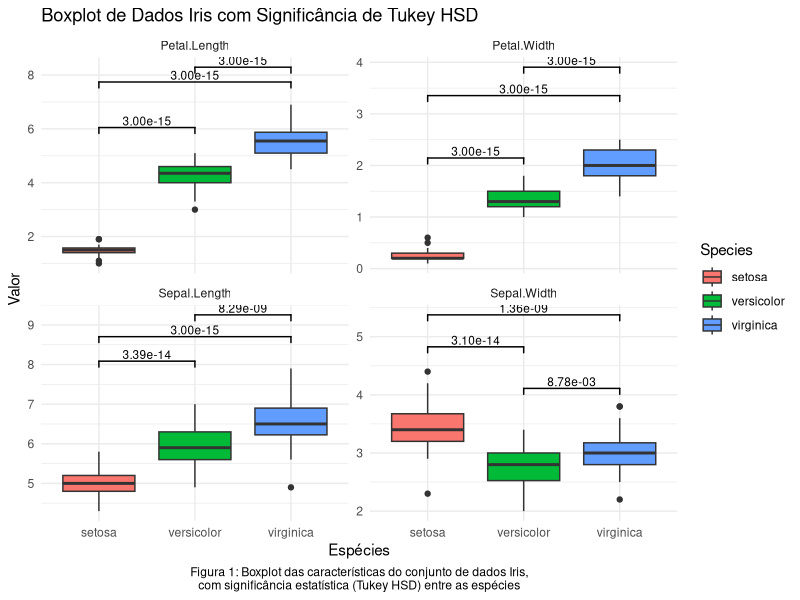

The R source for this figure:
## Configurar ambiente

# Carregar as bibliotecas necessárias para visualização e manipulação de dados
library('ggplot2')      # Criação de gráficos
library('tidyverse')    # Conjunto de pacotes para manipulação e visualização de dados
library('knitr')        # Para exibir tabelas formatadas
library('flextable')    # Para estilizar tabelas
library('officer')      # Para estilizar tabelas
library('ggsignif')     # Para adicionar anotações de significância aos gráficos

# Carregar o conjunto de dados Iris no R
iris <- readxl::read_excel('./iris.xlsx')

# Gerar estatísticas descritivas para o conjunto de dados Iris
summary(iris)  # Exibe um resumo das estatísticas básicas do conjunto de dados Iris

# Calcular média e desvio padrão para cada característica por espécie
iris_stats <- iris %>%
  group_by(Species) %>%  # Agrupar os dados por espécie
  summarise(
    # Calcular e formatar média e desvio padrão para cada característica
    S.Length_mean_sd = paste0(round(mean(Sepal.Length), 2), " (+/- ", round(sd(Sepal.Length), 2), ")"),
    S.Width_mean_sd = paste0(round(mean(Sepal.Width), 2), " (+/- ", round(sd(Sepal.Width), 2), ")"),
    P.Length_mean_sd = paste0(round(mean(Petal.Length), 2), " (+/- ", round(sd(Petal.Length), 2), ")"),
    P.Width_mean_sd = paste0(round(mean(Petal.Width), 2), " (+/- ", round(sd(Petal.Width), 2), ")")
  )

# Exibir a tabela de estatísticas com formatação usando flextable
flextable(iris_stats) %>% 
  fontsize(part = 'header', size = 8) %>% 
  fontsize(part = 'body', size = 8) %>% 
  set_caption('Tabela 1: Estatísticas descritivas (média e desvio padrão) das características do conjunto de dados Iris, agrupadas por espécie.',
              fp_p = fp_text(font.size = 8)) %>%
  autofit()


# Realizar análise estatística no conjunto de dados Iris
# Inicializar um dataframe vazio para armazenar os resultados do teste de Tukey HSD
tukey_results_all <- data.frame()

# Inicializar um dataframe vazio para armazenar os resultados da ANOVA
anova_results_all <- data.frame()

# Loop sobre as primeiras 4 colunas (Sepal.Length, Sepal.Width, Petal.Length, Petal.Width)
for (c in colnames(iris[, 1:4])) {
  
  # Realizar ANOVA para a característica atual (c) para verificar diferenças entre as espécies
  aov_result <- aov(as.formula(paste(c, "~ Species")), data = iris)
  
  # Extrair o resumo da ANOVA
  anova_summary <- summary(aov_result)[[1]]
  
  # Converter o resumo da ANOVA para um dataframe para melhor manipulação e exibição
  anova_df <- as.data.frame(anova_summary)
  
  # Arredondar os valores numéricos (soma dos quadrados, quadrado médio e valor de F) para 2 casas decimais
  anova_df$`Sum Sq` <- round(anova_df$`Sum Sq`, 2)
  anova_df$`Mean Sq` <- round(anova_df$`Mean Sq`, 2)
  anova_df$`F value` <- round(anova_df$`F value`, 2)
  
  # Formatar os valores-p em notação científica para facilitar a leitura
  anova_df$`Pr(>F)` <- formatC(anova_df$`Pr(>F)`, format = "e", digits = 2)
  
  # Adicionar o nome da característica (Sepal.Length, Sepal.Width, etc.) como uma nova coluna
  anova_df$Characteristic <- c
  
  # Adicionar os nomes das linhas (Species e Residuals) como uma nova coluna para identificá-los no dataframe
  anova_df$Source <- rownames(anova_df)
  
  # Redefinir os nomes das linhas para evitar problemas de indexação no dataframe
  rownames(anova_df) <- NULL
  
  # Anexar o resultado desta característica ao dataframe principal de ANOVA
  anova_results_all <- rbind(anova_results_all, anova_df)
  
  # Realizar o teste post-hoc de Tukey HSD para comparar os pares de espécies
  tukey_result <- TukeyHSD(aov_result)
  
  # Converter o resultado do Tukey HSD em um dataframe para melhor manipulação e exibição
  tukey_df <- as.data.frame(tukey_result$Species)
  
  # Arredondar as colunas numéricas (diferença, limites inferior e superior) para 2 casas decimais
  tukey_df$diff <- round(tukey_df$diff, 2)
  tukey_df$lwr <- round(tukey_df$lwr, 2)
  tukey_df$upr <- round(tukey_df$upr, 2)
  
  # Formatar os valores-p ajustados em notação científica
  tukey_df$`p adj` <- formatC(tukey_df$`p adj`, format = "e", digits = 2)
  
  # Adicionar o nome da característica como uma nova coluna
  tukey_df$Characteristic <- c
  
  # Adicionar os nomes das comparações de espécies (ex: 'versicolor-setosa') como uma nova coluna
  tukey_df$Comparison <- rownames(tukey_df)
  
  # Redefinir os nomes das linhas para evitar problemas de indexação
  rownames(tukey_df) <- NULL
  
  # Anexar o resultado desta característica ao dataframe principal de Tukey
  tukey_results_all <- rbind(tukey_results_all, tukey_df)
}

# Visualizar o dataframe combinado da ANOVA com as características organizadas
flextable(anova_results_all) %>% 
  fontsize(part = 'header', size = 8) %>% 
  fontsize(part = 'body', size = 8) %>% 
  autofit()

# Visualizar o dataframe combinado de Tukey HSD com as comparações organizadas
flextable(tukey_results_all) %>% 
  fontsize(part = 'header', size = 8) %>% 
  fontsize(part = 'body', size = 8) %>% 
  autofit()

# Reformatar os dados para o formato longo (necessário para plotar com ggplot)
iris_long <- iris %>%
  pivot_longer(cols = c(Sepal.Length, Sepal.Width, Petal.Length, Petal.Width),
               names_to = "Characteristic",  # Nome das características
               values_to = "Value")          # Valores correspondentes


# Filtrar os resultados de Tukey para exibir apenas comparações significativas (p adj < 0.05)
comparisons <- tukey_results_all %>%
  filter(as.numeric(`p adj`) < 0.05) %>%  # Seleciona apenas comparações significativas
  mutate(sp1 = sapply(strsplit(Comparison, "-"), "[", 1),  # Extrai a primeira espécie
         sp2 = sapply(strsplit(Comparison, "-"), "[", 2))  # Extrai a segunda espécie


# Função para calcular o limite superior do boxplot (whisker) para uma dada característica e espécie
get_upper_whisker <- function(characteristic, species) {
  # Filtrar os dados para a espécie e característica especificadas
  filtered_data <- iris_long %>%
    filter(Species == species, Characteristic == characteristic) %>%
    pull(Value)
  
  # Calcular o primeiro quartil (Q1), terceiro quartil (Q3) e intervalo interquartil (IQR)
  Q1 <- quantile(filtered_data, 0.25)
  Q3 <- quantile(filtered_data, 0.75)
  IQR <- Q3 - Q1
  
  # Calcular o limite superior (whisker) como Q3 + 1.5 * IQR
  upper_whisker <- Q3 + 1.5 * IQR
  return(upper_whisker)
}

# Aplicar a função para cada linha no dataframe de comparações
comparisons <- comparisons %>%
  rowwise() %>%
  mutate(
    upper_whisker_sp1 = get_upper_whisker(Characteristic, sp1),  # Limite superior da 1ª espécie
    upper_whisker_sp2 = get_upper_whisker(Characteristic, sp2),  # Limite superior da 2ª espécie
    y_position = max(upper_whisker_sp1, upper_whisker_sp2)  # Define o y_position com base no maior whisker
  ) %>%
  ungroup()

# Função para ajustar os valores de y_position para evitar sobreposição de anotações
adjust_y_position <- function(df, increment = 0.5) {
  # Ordenar e ajustar o y_position para cada grupo de características
  df <- df %>%
    arrange(Characteristic, y_position) %>%
    group_by(Characteristic) %>%
    mutate(
      # Ajustar o y_position para evitar sobreposição
      y_position = purrr::accumulate(y_position, function(prev, current) {
        if (current <= prev) {
          return(prev + increment)  # Adiciona um incremento se houver sobreposição
        } else {
          return(current)  # Mantém o valor original se não houver sobreposição
        }
      })
    ) %>%
    ungroup()  # Remover o agrupamento
  
  return(df)
}

# Aplicar a função ao dataframe de comparações
comparisons <- adjust_y_position(comparisons)

# Criar o boxplot com as anotações de significância
p <- ggplot(iris_long, aes(x = Species, y = Value)) +
  geom_boxplot(position = 'dodge', aes(fill=Species)) +
  geom_signif(
    data = comparisons,
    aes(xmin = sp1, 
        xmax = sp2, 
        annotations = `p adj`, 
        y_position = y_position*1.1),
    textsize = 3, vjust = 0,
    manual = TRUE) + 
  facet_wrap(~ Characteristic, scales = "free_y") +
  theme_minimal() +
  labs(title = "Boxplot de Dados Iris com Significância de Tukey HSD",
       x = "Espécies",
       y = "Valor",
       caption = "Figura 1: Boxplot das características do conjunto de dados Iris,\ncom significância estatística (Tukey HSD) entre as espécies") +
  theme(plot.caption = element_text(hjust = 0.5))

plot(p)
